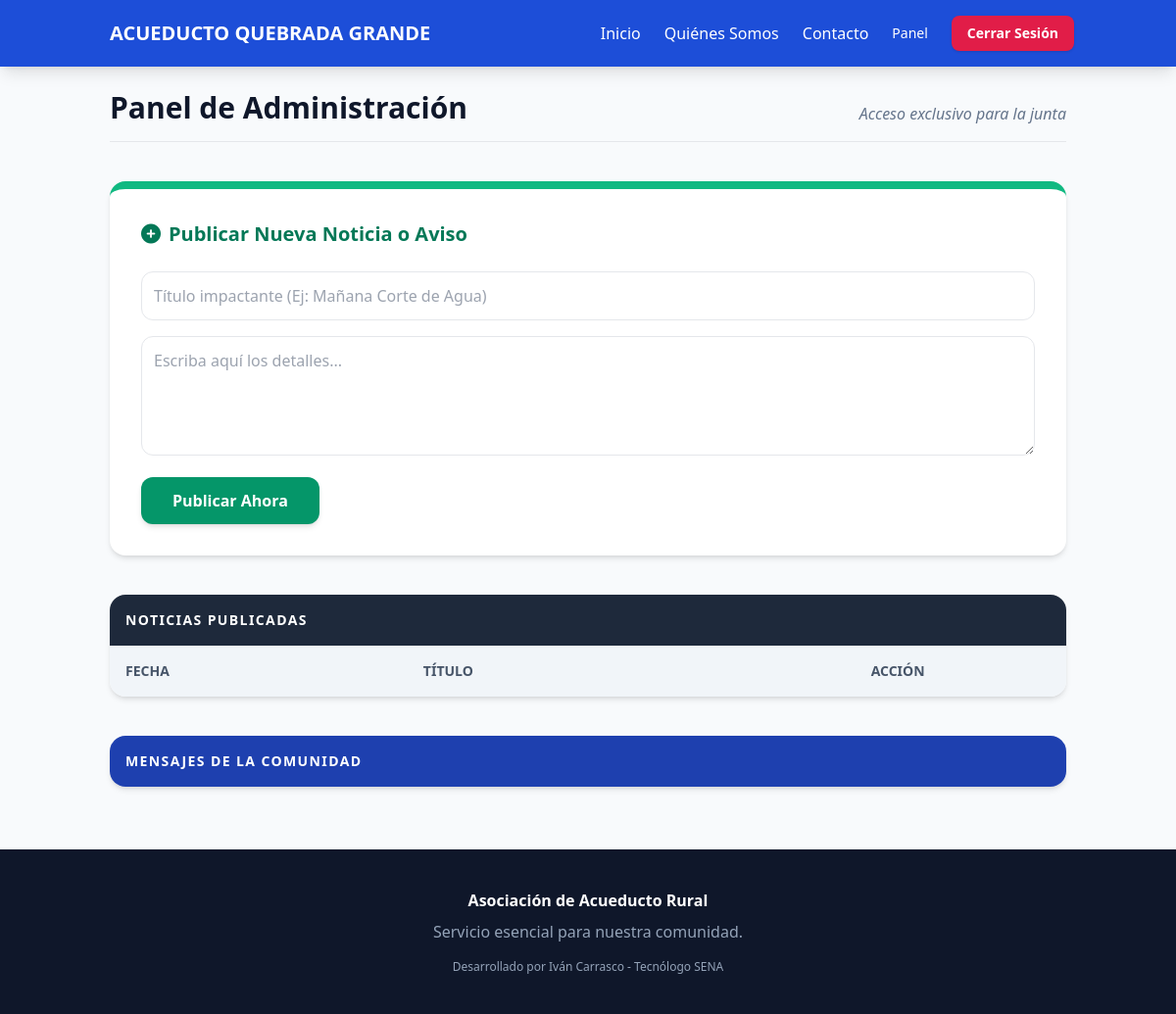
Before: /admin (signed in) with the older database file.
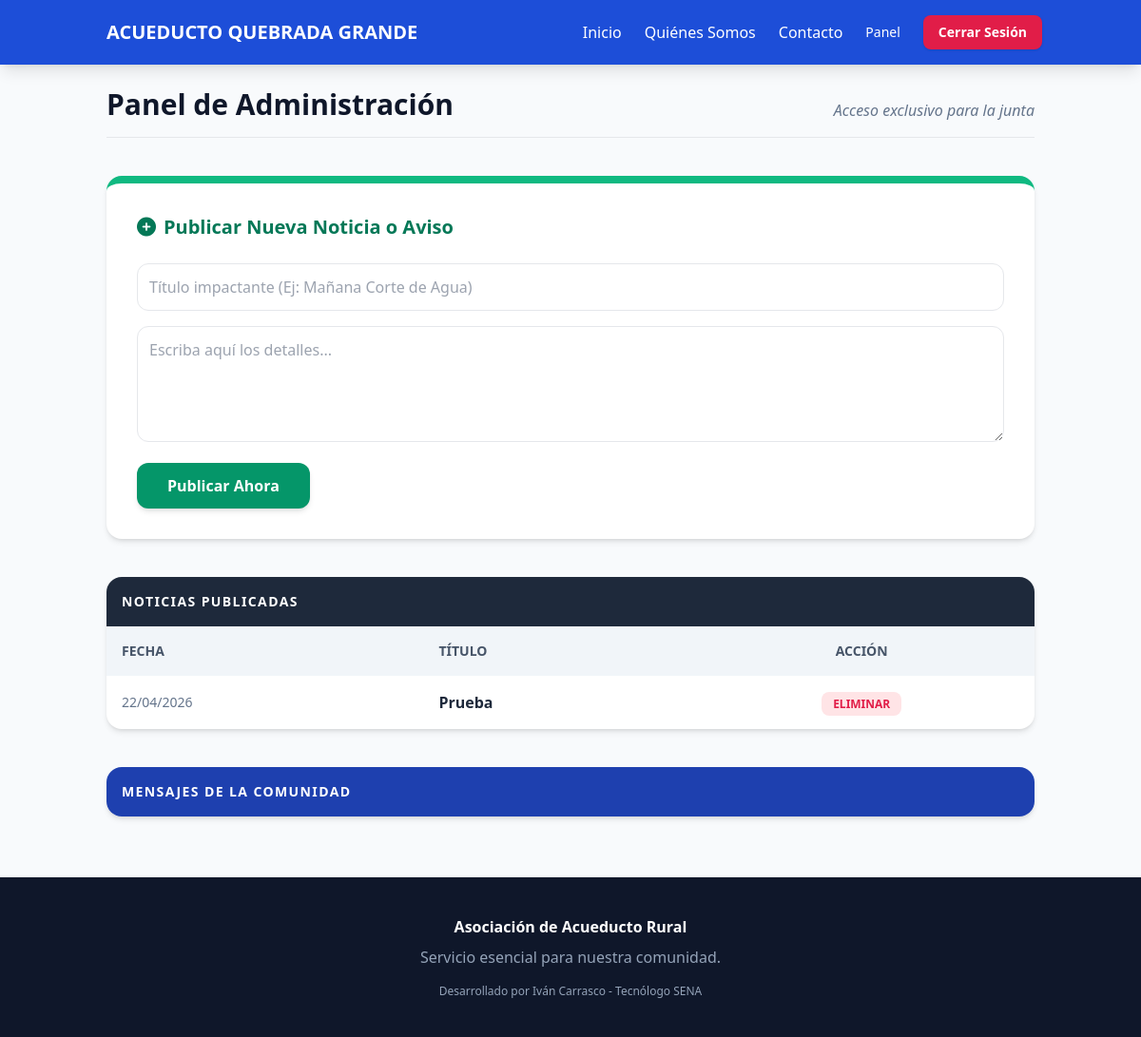
After: the same page with the newer database file.
### app.py (models this page shows)
class Noticia(db.Model):
    id = db.Column(db.Integer, primary_key=True)
    titulo = db.Column(db.String(100), nullable=False)
    contenido = db.Column(db.Text, nullable=False)
    fecha = db.Column(db.DateTime, default=datetime.now)

### app.py (the view)
@app.route('/admin')
def admin_noticias():
    if 'admin' not in session:
        flash("Por favor, inicie sesión para acceder a esta área.")
        return redirect(url_for('login'))
    noticias = Noticia.query.order_by(Noticia.id.desc()).all()
    mensajes = Mensaje.query.order_by(Mensaje.id.desc()).all()
    return render_template('admin.html', noticias=noticias, mensajes=mensajes)

### templates/admin.html (shortened to what this page needs)
{% extends "base.html" %}
{% block content %}
<div class="max-w-5xl mx-auto space-y-10">
    <div class="flex justify-between items-end border-b pb-4">
        <h1 class="text-3xl font-black text-slate-900">Panel de Administración</h1>
        <p class="text-slate-500 font-medium italic">Acceso exclusivo para la junta</p>
    </div>
    <div class="bg-white p-8 rounded-2xl shadow-md border-t-8 border-emerald-500">
        <h2 class="text-xl font-bold mb-6 flex items-center gap-2 text-emerald-700">
            <i class="fas fa-plus-circle"></i> Publicar Nueva Noticia o Aviso
        </h2>
        <form action="/admin/noticia/nueva" method="POST" class="space-y-4">
            <input type="text" name="titulo" placeholder="Título impactante (Ej: Mañana Corte de Agua)" class="w-full border p-3 rounded-xl focus:ring-2 focus:ring-emerald-500 outline-none" required>
            <textarea name="contenido" rows="4" placeholder="Escriba aquí los detalles..." class="w-full border p-3 rounded-xl focus:ring-2 focus:ring-emerald-500 outline-none" required></textarea>
            <button type="submit" class="bg-emerald-600 text-white px-8 py-3 rounded-xl font-bold hover:bg-emerald-700 shadow-md transition">
                Publicar Ahora
            </button>
        </form>
    </div>
    <div class="bg-white rounded-2xl shadow-md overflow-hidden">
        <div class="bg-slate-800 p-4 text-white font-bold uppercase tracking-widest text-sm">Noticias Publicadas</div>
        <table class="w-full text-left">
            <thead>
                <tr class="bg-slate-100 text-slate-600 text-sm uppercase">
                    <th class="p-4">Fecha</th>
                    <th class="p-4">Título</th>
                    <th class="p-4 text-center">Acción</th>
                </tr>
            </thead>
            <tbody class="divide-y">
                {% for n in noticias %}
                <tr class="hover:bg-slate-50">
                    <td class="p-4 text-slate-500 text-sm">{{ n.fecha.strftime('%d/%m/%Y') }}</td>
                    <td class="p-4 font-bold text-slate-800">{{ n.titulo }}</td>
                    <td class="p-4 text-center">
                        <a href="/admin/noticia/borrar/{{ n.id }}" class="bg-rose-100 text-rose-600 px-3 py-1 rounded-lg text-xs font-black uppercase hover:bg-rose-600 hover:text-white transition">Eliminar</a>
                    </td>
                </tr>
                {% endfor %}
            </tbody>
        </table>
    </div>
    <div class="bg-white rounded-2xl shadow-md overflow-hidden">
        <div class="bg-blue-800 p-4 text-white font-bold uppercase tracking-widest text-sm">Mensajes de la Comunidad</div>
    </div>
</div>
{% endblock %}

Changed rows visible on the page:
added Noticia: fecha "22/04/2026", titulo "Prueba"
